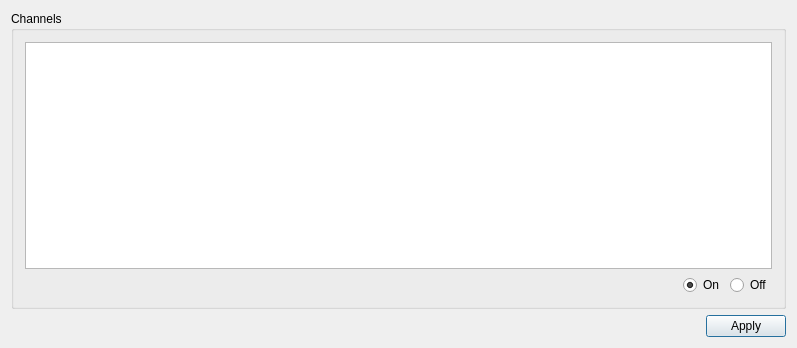
<?xml version="1.0" encoding="UTF-8"?>
<ui version="4.0">
 <class>AwFilterGUI</class>
 <widget class="QWidget" name="AwFilterGUI">
  <property name="geometry">
   <rect>
    <x>0</x>
    <y>0</y>
    <width>797</width>
    <height>348</height>
   </rect>
  </property>
  <property name="baseSize">
   <size>
    <width>400</width>
    <height>200</height>
   </size>
  </property>
  <property name="windowTitle">
   <string>Filters</string>
  </property>
  <layout class="QVBoxLayout" name="verticalLayout_2">
   <item>
    <widget class="QGroupBox" name="groupBox">
     <property name="title">
      <string>Channels</string>
     </property>
     <layout class="QVBoxLayout" name="verticalLayout">
      <item>
       <widget class="QTableView" name="tableView">
        <property name="editTriggers">
         <set>QAbstractItemView::AnyKeyPressed|QAbstractItemView::DoubleClicked|QAbstractItemView::EditKeyPressed|QAbstractItemView::SelectedClicked</set>
        </property>
       </widget>
      </item>
      <item>
       <layout class="QHBoxLayout" name="horizontalLayout">
        <item>
         <spacer name="horizontalSpacer_2">
          <property name="orientation">
           <enum>Qt::Horizontal</enum>
          </property>
          <property name="sizeHint" stdset="0">
           <size>
            <width>40</width>
            <height>20</height>
           </size>
          </property>
         </spacer>
        </item>
        <item>
         <widget class="QRadioButton" name="radioOn">
          <property name="text">
           <string>On</string>
          </property>
          <property name="checked">
           <bool>true</bool>
          </property>
         </widget>
        </item>
        <item>
         <widget class="QRadioButton" name="radioButton">
          <property name="text">
           <string>Off</string>
          </property>
         </widget>
        </item>
       </layout>
      </item>
     </layout>
    </widget>
   </item>
   <item>
    <layout class="QHBoxLayout" name="horizontalLayout_2">
     <item>
      <spacer name="horizontalSpacer">
       <property name="orientation">
        <enum>Qt::Horizontal</enum>
       </property>
       <property name="sizeHint" stdset="0">
        <size>
         <width>40</width>
         <height>20</height>
        </size>
       </property>
      </spacer>
     </item>
     <item>
      <widget class="QPushButton" name="buttonApply">
       <property name="sizePolicy">
        <sizepolicy hsizetype="Preferred" vsizetype="Fixed">
         <horstretch>0</horstretch>
         <verstretch>0</verstretch>
        </sizepolicy>
       </property>
       <property name="text">
        <string>Apply</string>
       </property>
       <property name="default">
        <bool>true</bool>
       </property>
      </widget>
     </item>
    </layout>
   </item>
  </layout>
 </widget>
 <layoutdefault spacing="6" margin="11"/>
 <resources>
  <include location="../../../resources/AnyWave.qrc"/>
 </resources>
 <connections>
  <connection>
   <sender>radioOn</sender>
   <signal>toggled(bool)</signal>
   <receiver>tableView</receiver>
   <slot>setEnabled(bool)</slot>
   <hints>
    <hint type="sourcelabel">
     <x>894</x>
     <y>282</y>
    </hint>
    <hint type="destinationlabel">
     <x>797</x>
     <y>269</y>
    </hint>
   </hints>
  </connection>
 </connections>
</ui>
